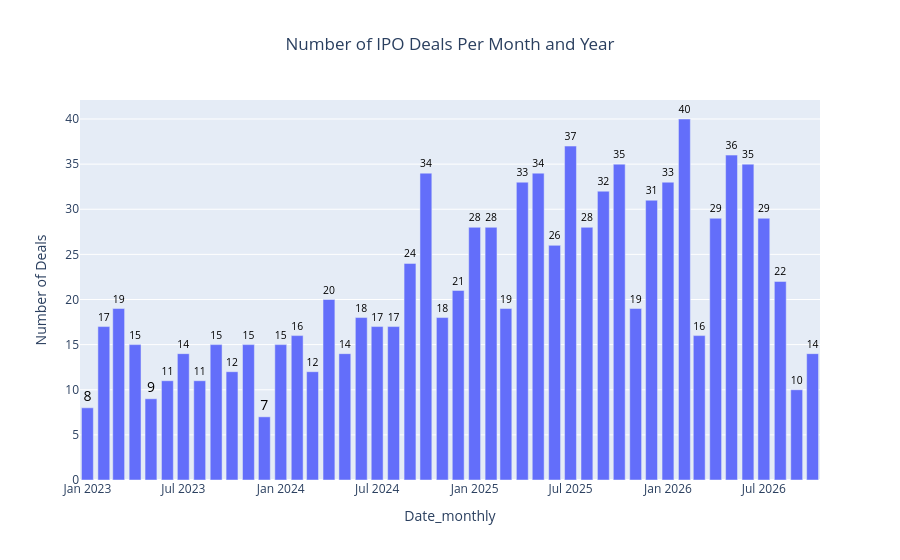

Notebook code for this chart:
### Code cell
#some visualization: bar chart using plotly Express
import plotly.express as px
stacked_ipos_df['Date_monthly'] = stacked_ipos_df['IPO Date'].dt.to_period('M').dt.to_timestamp()

Monthly_Deals = stacked_ipos_df['Date_monthly'].value_counts().reset_index().sort_values(by = 'Date_monthly')
Monthly_Deals.columns = ['Date_monthly', 'Number of Deals']

fig = px.bar(Monthly_Deals,
            x = 'Date_monthly',
            y = 'Number of Deals',
            labels = {'Monthly_Year': 'Month and Year',
                     'Number of Deals' : 'Number of Deals'},
            title ='Number of IPO Deals Per Month and Year',
            text = 'Number of Deals'
            )
fig.update_traces(textposition ='outside',
                 textfont = dict(color='black',size = 14))
fig.update_layout(title_x = 0.5)
fig.show()

### Figure 1 — Plotly figure (JSON) as saved in the notebook; plotly's stock layout.template omitted (floating-point values rounded to 4 significant figures)
{"data": [{"hovertemplate": "Date_monthly=%{x}<br>Number of Deals=%{text}<extra></extra>", "legendgroup": "", "marker": {"color": "#636efa", "pattern": {"shape": ""}}, "name": "", "orientation": "v", "showlegend": false, "text": [8.0, 17.0, 19.0, 15.0, 9.0, 11.0, 14.0, 11.0, 15.0, 12.0, 15.0, 7.0, 15.0, 16.0, 12.0, 20.0, 14.0, 18.0, 17.0, 17.0, 24.0, 34.0, 18.0, 21.0, 28.0, 28.0, 19.0, 33.0, 34.0, 26.0, 37.0, 28.0, 32.0, 35.0, 19.0, 31.0, 33.0, 40.0, 16.0, 29.0, 36.0, 35.0, 29.0, 22.0, 10.0, 14.0], "textfont": {"color": "black", "size": 14}, "textposition": "outside", "type": "bar", "x": ["2023-01-01T00:00:00.000000000", "2023-02-01T00:00:00.000000000", "2023-03-01T00:00:00.000000000", "2023-04-01T00:00:00.000000000", "2023-05-01T00:00:00.000000000", "2023-06-01T00:00:00.000000000", "2023-07-01T00:00:00.000000000", "2023-08-01T00:00:00.000000000", "2023-09-01T00:00:00.000000000", "2023-10-01T00:00:00.000000000", "2023-11-01T00:00:00.000000000", "2023-12-01T00:00:00.000000000", "2024-01-01T00:00:00.000000000", "2024-02-01T00:00:00.000000000", "2024-03-01T00:00:00.000000000", "2024-04-01T00:00:00.000000000", "2024-05-01T00:00:00.000000000", "2024-06-01T00:00:00.000000000", "2024-07-01T00:00:00.000000000", "2024-08-01T00:00:00.000000000", "2024-09-01T00:00:00.000000000", "2024-10-01T00:00:00.000000000", "2024-11-01T00:00:00.000000000", "2024-12-01T00:00:00.000000000", "2025-01-01T00:00:00.000000000", "2025-02-01T00:00:00.000000000", "2025-03-01T00:00:00.000000000", "2025-04-01T00:00:00.000000000", "2025-05-01T00:00:00.000000000", "2025-06-01T00:00:00.000000000", "2025-07-01T00:00:00.000000000", "2025-08-01T00:00:00.000000000", "2025-09-01T00:00:00.000000000", "2025-10-01T00:00:00.000000000", "2025-11-01T00:00:00.000000000", "2025-12-01T00:00:00.000000000", "2026-01-01T00:00:00.000000000", "2026-02-01T00:00:00.000000000", "2026-03-01T00:00:00.000000000", "2026-04-01T00:00:00.000000000", "2026-05-01T00:00:00.000000000", "2026-06-01T00:00:00.000000000", "2026-07-01T00:00:00.000000000", "2026-08-01T00:00:00.000000000", "2026-09-01T00:00:00.000000000", "2026-10-01T00:00:00.000000000"], "xaxis": "x", "y": [8, 17, 19, 15, 9, 11, 14, 11, 15, 12, 15, 7, 15, 16, 12, 20, 14, 18, 17, 17, 24, 34, 18, 21, 28, 28, 19, 33, 34, 26, 37, 28, 32, 35, 19, 31, 33, 40, 16, 29, 36, 35, 29, 22, 10, 14], "yaxis": "y"}], "layout": {"barmode": "relative", "legend": {"tracegroupgap": 0}, "title": {"text": "Number of IPO Deals Per Month and Year", "x": 0.5}, "xaxis": {"anchor": "y", "domain": [0, 1], "title": {"text": "Date_monthly"}}, "yaxis": {"anchor": "x", "domain": [0, 1], "title": {"text": "Number of Deals"}}}}
